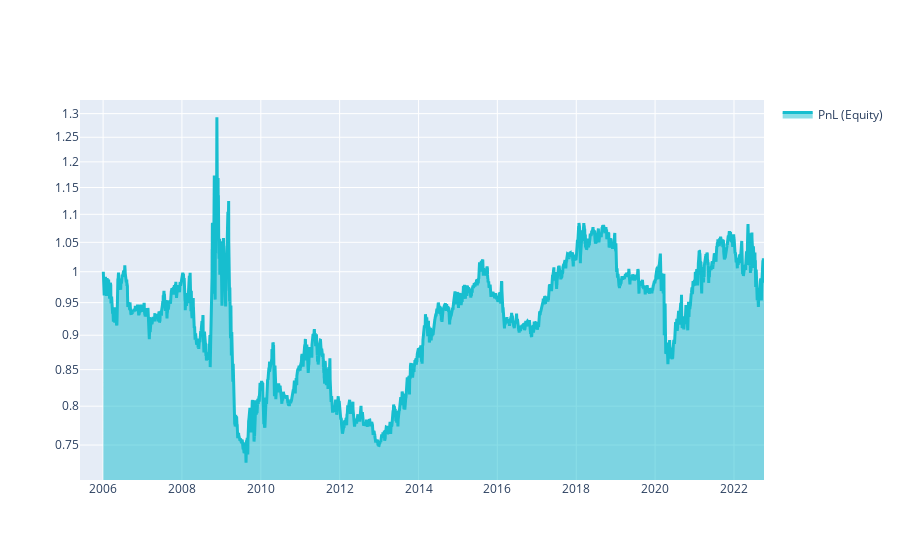

The notebook cell this image was saved under:
### Markdown cell above
# Q18 Quick Start

This template shows you the basic steps for taking part to the **Q18 NASDAQ-100 Stock Long-Short contest**.

### Code cell
# ! conda install -y scikit-learn

import xarray as xr

import qnt.ta as qnta
import qnt.data as qndata
import qnt.output as qnout
import qnt.stats as qns
import qnt.stats as qnstats

data = qndata.stocks.load_ndx_data(min_date="2005-06-01")

close     = data.sel(field="close")
is_liquid = data.sel(field="is_liquid")
sma_slow  = qnta.sma(close, 250)
sma_fast  = qnta.sma(close, 10)
weights   = xr.where(sma_slow < sma_fast, 1, -1)
weights   = weights * is_liquid

weights = qnout.clean(weights, data, "stocks_nasdaq100")

# calc stats
stats = qns.calc_stat(data, weights.sel(time=slice("2006-01-01", None)))
display(stats.to_pandas().tail())

# graph
performance = stats.to_pandas()["equity"]
import qnt.graph as qngraph

qngraph.make_plot_filled(performance.index, performance, name="PnL (Equity)", type="log")

def get_sharpe(market_data, weights):
    rr = qnstats.calc_relative_return(market_data, weights)
    sharpe = qnstats.calc_sharpe_ratio_annualized(rr).values[-1]
    return sharpe

sharpe = get_sharpe(data, weights)
print("Sharpe Ratio: ",sharpe)

### Figure 1 — Plotly figure (JSON) as saved in the notebook; plotly's stock layout.template omitted (floating-point values rounded to 4 significant figures; data arrays with more than 128 entries replaced by an {"elided": "..."} marker saying what was removed)
{"data": [{"fill": "tonexty", "line": {"color": "#17BECF", "width": 3}, "name": "PnL (Equity)", "type": "scatter", "x": {"elided": "4369 str values"}, "y": {"elided": "4369 float values"}}], "layout": {"autosize": true, "showlegend": true, "xaxis": {"autorange": true, "range": ["2005-06-01", "2022-10-06"], "type": "date"}, "yaxis": {"range": [-0.1501, 0.1238], "type": "log"}}}
